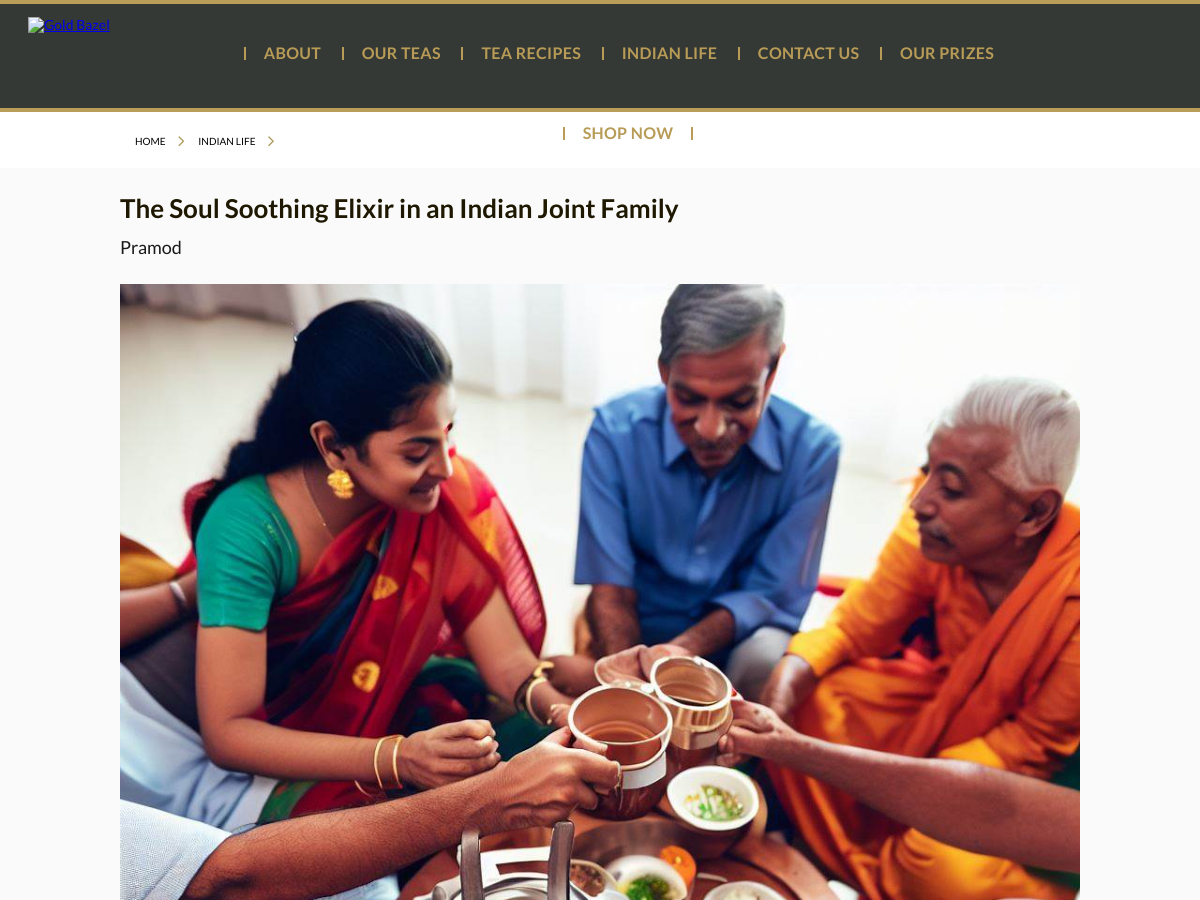
The app's page /story/2 (upper part), older data.
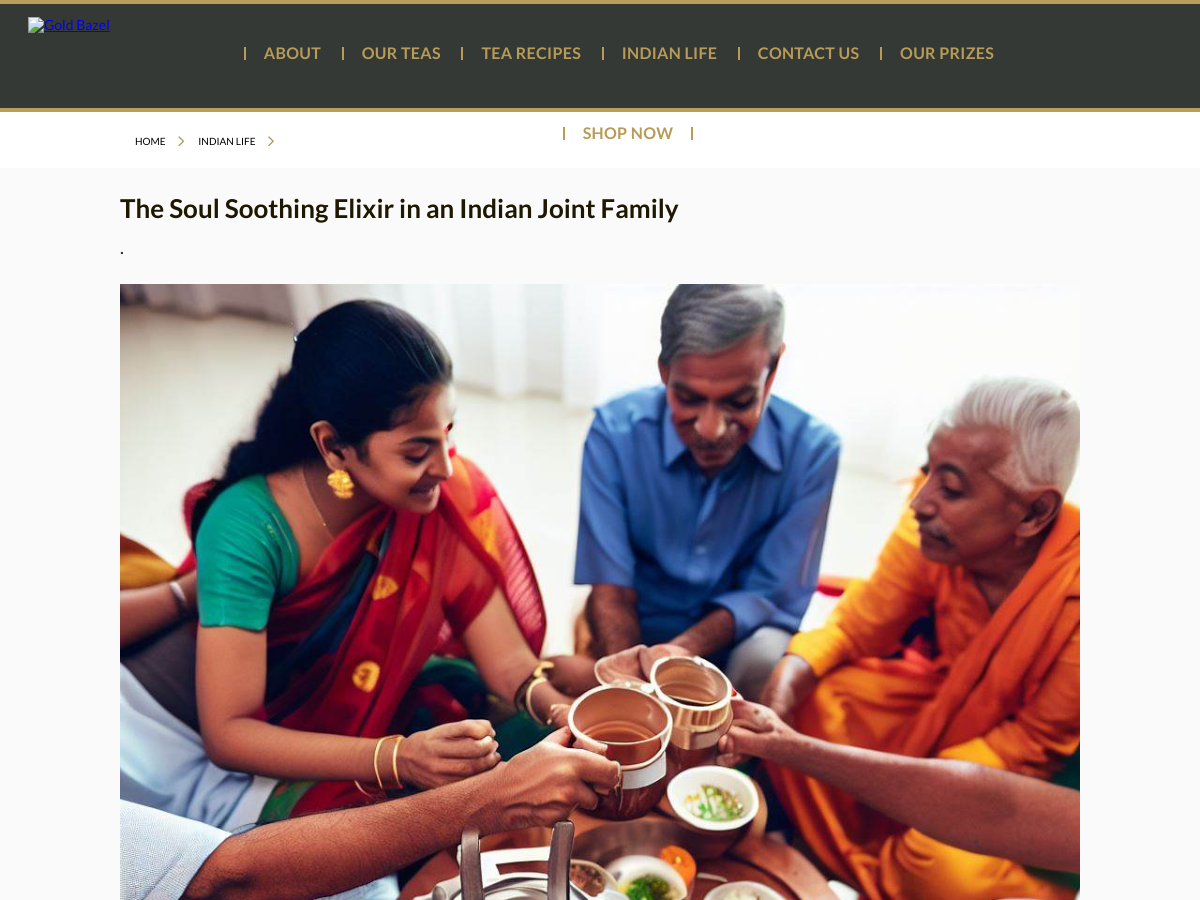
The same page, newer data.
### home/models.py (models this page shows, shortened)
class blog(models.Model):
    title = models.CharField( max_length=300)
    image = models.ImageField(upload_to="blogs")
    description = models.TextField()
    author = models.CharField(max_length=220,null=True)
    content = RichTextField(null=True)

### home/views.py (the view)
# urls.py: path('story/<int:pk>', StoryView.as_view(), name='story'),
class StoryView(View):
    def get(self, request, pk):
        story = blog.objects.get(pk=pk)
        data = {
            "story":story
        }
        return render(request,'story.html',data)

### templates/story.html (shortened to what this page needs)
{% extends 'nav.html' %}
{% load static %}
    {% block content %}
<div class="breadcrumb">
  <ul>
    <li><a href="/">HOME</a></li>
    <li><a href="/indian-life}">INDIAN LIFE</a></li>
  </ul>
</div>
<div class="inner-wrap">
	<div class="page-heading">
		<h3>{{story.title}}</h3>
		<h5>{{story.author}}</h5>
		<div class="pro-img column">
			<img src="{{story.image.url}}" class="img-responsive" alt="" title="" />
		</div>
        <span>
            {{story.content | safe}}
        </span>
        </div>
</div>
{% endblock %}

Row changes from the older to the newer data that the page shows:
changed blog "The Soul Soothing Elixir in an Indian Joint Family": author "Pramod" → "."
